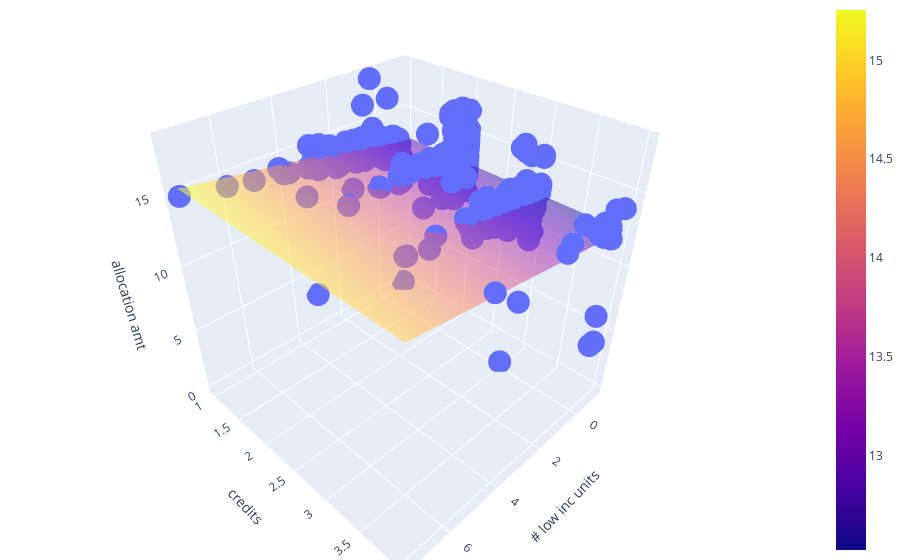

This figure's notebook cell:
### Code cell
# Plot li_units and credit against allocation amount

x_1 = x1[:, 0]
x_2 = x1[:, 2]

fig = px.scatter_3d(x=x_1, y=x_2, z=y1)

fig.update_layout(
    scene = dict(
        xaxis_title='# low inc units',
        yaxis_title='credits',
        zaxis_title='allocation amt'),
        margin=dict(l=0, r=0, b=0, t=0
    )
)

x1_grid, x2_grid = np.meshgrid(
    np.linspace(min(x_1), max(x_1), 100), 
    np.linspace(min(x_2), max(x_2), 100)
)

X = np.column_stack([np.ones(len(x_1)), x_1, x_2])
ws =  np.dot(np.linalg.inv(np.dot(X.T, X)), np.dot(X.T, y1))

yHat = ws[0] + ws[1]*x1_grid + ws[2]*x2_grid

fig.add_trace(
    go.Surface(x=x1_grid, y=x2_grid, z=yHat, opacity=0.5)
)

fig.show()

### Figure 1 — Plotly figure (JSON) as saved in the notebook; plotly's stock layout.template omitted (floating-point values rounded to 4 significant figures; data arrays with more than 128 entries replaced by an {"elided": "..."} marker saying what was removed)
{"data": [{"hovertemplate": "x=%{x}<br>y=%{y}<br>z=%{z}<extra></extra>", "legendgroup": "", "marker": {"color": "#636efa", "symbol": "circle"}, "mode": "markers", "name": "", "scene": "scene", "showlegend": false, "type": "scatter3d", "x": {"elided": "728 float values"}, "y": {"elided": "728 int values"}, "z": {"elided": "728 float values"}}, {"opacity": 0.5, "type": "surface", "x": {"elided": "100x100 float values"}, "y": {"elided": "100x100 float values"}, "z": {"elided": "100x100 float values"}}], "layout": {"legend": {"tracegroupgap": 0}, "margin": {"b": 0, "l": 0, "r": 0, "t": 0}, "scene": {"domain": {"x": [0, 1], "y": [0, 1]}, "xaxis": {"title": {"text": "# low inc units"}}, "yaxis": {"title": {"text": "credits"}}, "zaxis": {"title": {"text": "allocation amt"}}}}}
